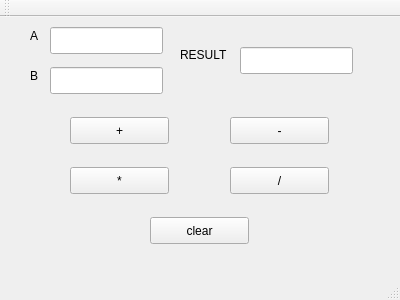
<?xml version="1.0" encoding="UTF-8"?>
<ui version="4.0">
 <class>MainWindow</class>
 <widget class="QMainWindow" name="MainWindow">
  <property name="geometry">
   <rect>
    <x>0</x>
    <y>0</y>
    <width>400</width>
    <height>300</height>
   </rect>
  </property>
  <property name="windowTitle">
   <string>MainWindow</string>
  </property>
  <widget class="QWidget" name="centralWidget">
   <widget class="QPushButton" name="pushButton">
    <property name="geometry">
     <rect>
      <x>70</x>
      <y>100</y>
      <width>99</width>
      <height>27</height>
     </rect>
    </property>
    <property name="text">
     <string>+</string>
    </property>
   </widget>
   <widget class="QPushButton" name="pushButton_2">
    <property name="geometry">
     <rect>
      <x>230</x>
      <y>100</y>
      <width>99</width>
      <height>27</height>
     </rect>
    </property>
    <property name="text">
     <string>-</string>
    </property>
   </widget>
   <widget class="QPushButton" name="pushButton_3">
    <property name="geometry">
     <rect>
      <x>70</x>
      <y>150</y>
      <width>99</width>
      <height>27</height>
     </rect>
    </property>
    <property name="text">
     <string>*</string>
    </property>
   </widget>
   <widget class="QPushButton" name="pushButton_4">
    <property name="geometry">
     <rect>
      <x>230</x>
      <y>150</y>
      <width>99</width>
      <height>27</height>
     </rect>
    </property>
    <property name="text">
     <string>/</string>
    </property>
   </widget>
   <widget class="QPushButton" name="pushButton_5">
    <property name="geometry">
     <rect>
      <x>150</x>
      <y>200</y>
      <width>99</width>
      <height>27</height>
     </rect>
    </property>
    <property name="text">
     <string>clear</string>
    </property>
   </widget>
   <widget class="QLineEdit" name="lineEdit">
    <property name="geometry">
     <rect>
      <x>50</x>
      <y>10</y>
      <width>113</width>
      <height>27</height>
     </rect>
    </property>
   </widget>
   <widget class="QLineEdit" name="lineEdit_2">
    <property name="geometry">
     <rect>
      <x>50</x>
      <y>50</y>
      <width>113</width>
      <height>27</height>
     </rect>
    </property>
   </widget>
   <widget class="QLineEdit" name="lineEdit_3">
    <property name="geometry">
     <rect>
      <x>240</x>
      <y>30</y>
      <width>113</width>
      <height>27</height>
     </rect>
    </property>
   </widget>
   <widget class="QLabel" name="label">
    <property name="geometry">
     <rect>
      <x>30</x>
      <y>10</y>
      <width>16</width>
      <height>17</height>
     </rect>
    </property>
    <property name="text">
     <string>A</string>
    </property>
   </widget>
   <widget class="QLabel" name="label_2">
    <property name="geometry">
     <rect>
      <x>30</x>
      <y>50</y>
      <width>16</width>
      <height>17</height>
     </rect>
    </property>
    <property name="text">
     <string>B</string>
    </property>
   </widget>
   <widget class="QLabel" name="label_3">
    <property name="geometry">
     <rect>
      <x>180</x>
      <y>30</y>
      <width>51</width>
      <height>16</height>
     </rect>
    </property>
    <property name="text">
     <string>RESULT</string>
    </property>
   </widget>
  </widget>
  <widget class="QMenuBar" name="menuBar">
   <property name="geometry">
    <rect>
     <x>0</x>
     <y>0</y>
     <width>400</width>
     <height>25</height>
    </rect>
   </property>
  </widget>
  <widget class="QToolBar" name="mainToolBar">
   <attribute name="toolBarArea">
    <enum>TopToolBarArea</enum>
   </attribute>
   <attribute name="toolBarBreak">
    <bool>false</bool>
   </attribute>
  </widget>
  <widget class="QStatusBar" name="statusBar"/>
 </widget>
 <layoutdefault spacing="6" margin="11"/>
 <resources/>
 <connections/>
</ui>
